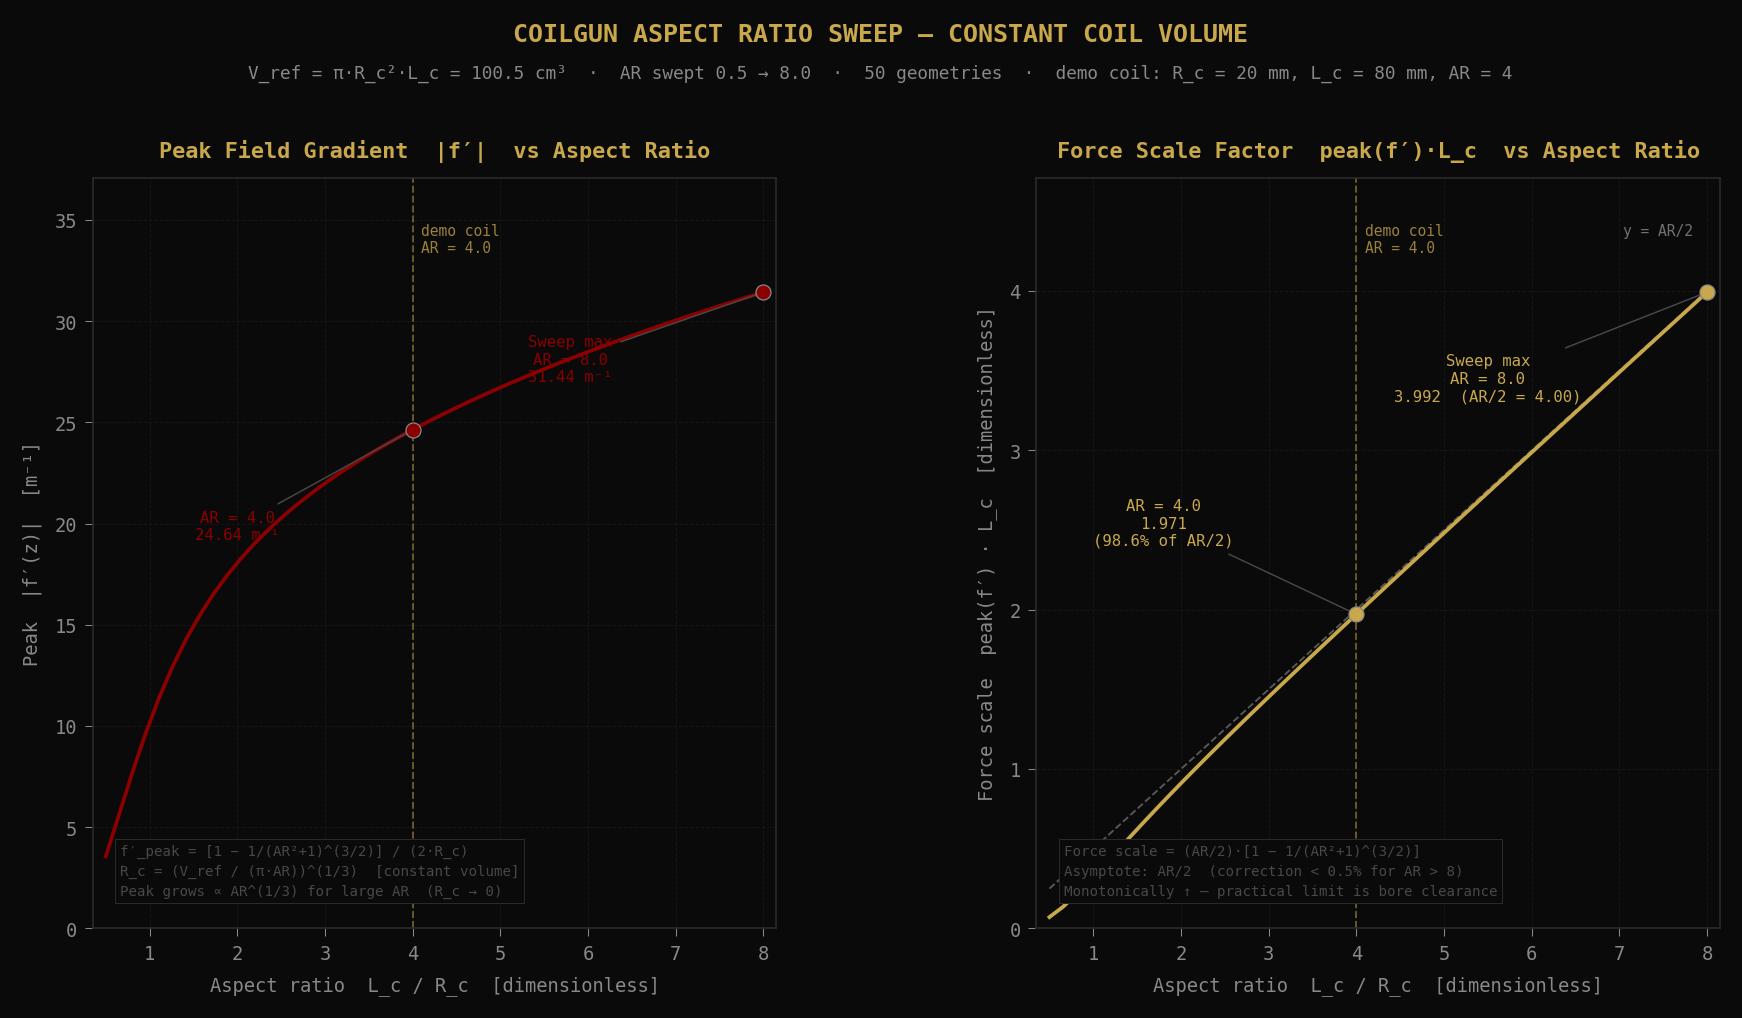

The Python source for this figure:
"""
Module:       coilgun_aspect_sweep.py
Purpose:      Phase 1 extension — constant-volume aspect ratio sweep.
              Sweeps AR = L_c/R_c from 0.5 to 8.0 (50 points) while holding
              V_ref = π·R_c²·L_c constant at the Phase 1 demo coil volume.
              Computes peak |f′| and force scale factor peak(f′)·L_c for each
              geometry, identifies the optimal ratio, and saves a 2-panel
              Neo-Classical figure.
Author:       Rizky Meilandi Saputra
Repository:   github.com/kiki007-lab/hybrid-architect-lab
Project:      Project 4 — Magnetic Linear Accelerator Simulation
Dependencies: coilgun_field_model (Phase 1), numpy, matplotlib
Python:       3.10+

Key result
──────────
Both peak |f′| and the force scale factor peak(f′)·L_c are MONOTONICALLY
INCREASING functions of AR = L_c/R_c over all AR > 0, at constant coil
volume. The force scale approaches the analytical asymptote AR/2 from below
and is already within 0.5% of it at AR = 8.

Engineering implication: for a fixed amount of winding material (fixed coil
volume), a longer, narrower coil always produces a larger force scale per unit
volume. The practical optimum is therefore set by external constraints — bore
clearance (R_c must give adequate mechanical clearance around the projectile)
and wire gauge limits on achievable turns density n — not by any geometric
maximum within this sweep range.

Derivation of closed-form expressions
──────────────────────────────────────
At constant volume V, for aspect ratio AR = L_c/R_c:

    R_c = (V / (π·AR))^(1/3)
    L_c = AR·R_c

Peak |f′| is at z = −L_c/2 (coil entry edge; analytically proven as the
global maximum of field_gradient for all valid CoilGeometry). At that z:

    f′_peak = (R_c²/2) · [1/R_c³ − 1/(L_c² + R_c²)^(3/2)]
            = [1 − 1/(AR²+1)^(3/2)] / (2·R_c)

Force scale factor:

    peak(f′)·L_c = (AR/2)·[1 − 1/(AR²+1)^(3/2)]

    → AR/2  asymptotically as AR → ∞
    (correction term decays as 1/(AR²+1)^(3/2) → 0)
"""

import math
import os
import sys
import argparse

import numpy as np
import matplotlib
matplotlib.use('Agg')   # non-interactive backend — safe for both scripts and pipelines
import matplotlib.pyplot as plt
from matplotlib.transforms import blended_transform_factory

# coilgun_field_model.py is a sibling module in the same directory.
# Adding the script's own directory to sys.path handles both direct execution
# and invocation from a different working directory.
_SCRIPT_DIR = os.path.dirname(os.path.abspath(__file__))
if _SCRIPT_DIR not in sys.path:
    sys.path.insert(0, _SCRIPT_DIR)

from coilgun_field_model import CoilGeometry, field_gradient


# ═══════════════════════════════════════════════════════════════════════════════
# REFERENCE GEOMETRY AND SWEEP PARAMETERS
# ═══════════════════════════════════════════════════════════════════════════════

# Phase 1 demo coil — held fixed as the volume reference for the sweep
DEMO_R_C: float = 0.020   # m  (20 mm bore radius)
DEMO_L_C: float = 0.080   # m  (80 mm winding length)
DEMO_AR:  float = DEMO_L_C / DEMO_R_C   # = 4.0

V_REF: float = math.pi * DEMO_R_C**2 * DEMO_L_C
# π·R_c²·L_c = π × 4×10⁻⁴ × 0.080 ≈ 1.005×10⁻⁴ m³ ≈ 100.5 cm³
# Every geometry in the sweep has exactly this coil zone volume.

AR_MIN:   float = 0.5
AR_MAX:   float = 8.0
N_POINTS: int   = 50

FIGURE_WIDTH_IN:     float = 14.0
FIGURE_HEIGHT_IN:    float = 6.5
OUTPUT_DPI:          int   = 150
DEFAULT_OUTPUT_PATH: str   = r"C:\Users\HP\Downloads\coilgun_aspect_sweep.png"


# ═══════════════════════════════════════════════════════════════════════════════
# NEO-CLASSICAL PALETTE  — mirrored exactly from Phase 1, no divergence
# ═══════════════════════════════════════════════════════════════════════════════

NC_BACKGROUND: str = "#0a0a0a"
NC_GRID:       str = "#1a1a1a"
NC_SPINE:      str = "#2a2a2a"
NC_TICK:       str = "#888888"
NC_EDGE_MARK:  str = "#404040"
NC_F:          str = "#8b0000"   # deep red   — peak |f′|
NC_FPRIME:     str = "#c9a84c"   # gold       — force scale factor
NC_PRODUCT:    str = "#d8d8d8"   # near-white — asymptote overlay
NC_TITLE:      str = "#c9a84c"
NC_FORMULA:    str = "#484848"


# ═══════════════════════════════════════════════════════════════════════════════
# SWEEP COMPUTATION
# ═══════════════════════════════════════════════════════════════════════════════

def run_aspect_sweep(
    ar_values: np.ndarray,
    V_ref:     float,
) -> tuple[np.ndarray, np.ndarray, np.ndarray, np.ndarray]:
    """
    Sweep AR = L_c/R_c at constant coil volume V_ref = π·R_c²·L_c.

    For each AR the constraint system gives:
        R_c = (V_ref / (π·AR))^(1/3)
        L_c = AR · R_c

    Peak |f′| is evaluated exactly at z = −L_c/2 via a single field_gradient
    call per geometry — no z-grid scan needed. This is valid because the global
    maximum of field_gradient is analytically at the coil entry edge z = −L_c/2:
    at that point z_plus = 0, which maximises the first bracket term in f′(z).
    Any deviation from z = −L_c/2 reduces both terms simultaneously, lowering
    the result. This holds for all AR > 0.

    Parameters
    ──────────
    ar_values : ndarray
        Aspect ratio values to sweep [dimensionless].
    V_ref : float
        Reference coil volume [m³]. Held constant across the sweep.

    Returns
    ───────
    R_c_arr  : ndarray  inner bore radii [m]
    L_c_arr  : ndarray  winding lengths [m]
    fp_arr   : ndarray  peak |f′| values [m⁻¹]
    fs_arr   : ndarray  force scale = peak(f′)·L_c [dimensionless]
    """
    R_c_arr = np.empty_like(ar_values)
    L_c_arr = np.empty_like(ar_values)
    fp_arr  = np.empty_like(ar_values)
    fs_arr  = np.empty_like(ar_values)

    for i, ar in enumerate(ar_values):
        R_c = (V_ref / (math.pi * ar)) ** (1.0 / 3.0)
        L_c = ar * R_c
        coil = CoilGeometry(
            radius_m        = R_c,
            length_m        = L_c,
            turns_per_meter = 2000.0,   # n not used by field_gradient; set for completeness
        )

        # z = −L_c/2 → z_plus = 0 → term_plus = 1/R_c³ (global max of gradient)
        fp_peak = float(field_gradient(-L_c / 2.0, coil))

        R_c_arr[i] = R_c
        L_c_arr[i] = L_c
        fp_arr[i]  = fp_peak
        fs_arr[i]  = fp_peak * L_c

    return R_c_arr, L_c_arr, fp_arr, fs_arr


# ═══════════════════════════════════════════════════════════════════════════════
# RENDERING
# ═══════════════════════════════════════════════════════════════════════════════

def render_sweep(
    ar_values: np.ndarray,
    R_c_arr:   np.ndarray,
    L_c_arr:   np.ndarray,
    fp_arr:    np.ndarray,
    fs_arr:    np.ndarray,
    output_path: str,
    output_dpi:  int,
) -> None:
    """
    2-panel Neo-Classical figure for the aspect ratio sweep.

    Panel 1 — Peak |f′| [m⁻¹] vs AR.
      Shows how the maximum field gradient grows as the coil narrows at
      constant volume. Grows roughly as AR^(1/3) for large AR (dominated
      by the shrinking R_c in the denominator).

    Panel 2 — Force scale factor peak(f′)·L_c vs AR.
      The dimensionless quantity that directly governs projectile impulse
      for fixed n and I. Approaches the asymptote AR/2 from below; shown
      overlaid as a dashed near-white line. Both the demo coil and the
      sweep maximum are annotated with their exact values.
    """
    # ── reference values at the demo coil geometry ────────────────────────────
    _demo_coil = CoilGeometry(DEMO_R_C, DEMO_L_C, 2000.0)
    demo_fp    = float(field_gradient(-DEMO_L_C / 2.0, _demo_coil))
    demo_fs    = demo_fp * DEMO_L_C

    # ── sweep maximum — both metrics are monotonically increasing ─────────────
    opt_idx = int(np.argmax(fs_arr))   # always the last point (AR_MAX)
    opt_ar  = ar_values[opt_idx]
    opt_fp  = fp_arr[opt_idx]
    opt_fs  = fs_arr[opt_idx]

    # asymptote for force scale: y = AR/2
    asymptote = ar_values / 2.0

    # ── global style ──────────────────────────────────────────────────────────
    plt.rcParams.update({
        "font.family":       "monospace",
        "font.size":         9,
        "axes.facecolor":    NC_BACKGROUND,
        "figure.facecolor":  NC_BACKGROUND,
        "text.color":        NC_TICK,
        "axes.labelcolor":   NC_TICK,
        "xtick.color":       NC_TICK,
        "ytick.color":       NC_TICK,
        "xtick.major.size":  4,
        "ytick.major.size":  4,
        "xtick.major.width": 0.5,
        "ytick.major.width": 0.5,
    })

    fig, (ax1, ax2) = plt.subplots(
        1, 2,
        figsize=(FIGURE_WIDTH_IN, FIGURE_HEIGHT_IN),
        gridspec_kw={"wspace": 0.38},
    )
    fig.patch.set_facecolor(NC_BACKGROUND)

    # ── shared helpers ────────────────────────────────────────────────────────

    def _style(ax, ylabel: str) -> None:
        ax.set_facecolor(NC_BACKGROUND)
        for sp in ax.spines.values():
            sp.set_color(NC_SPINE)
        ax.tick_params(colors=NC_TICK, length=4, width=0.5)
        ax.grid(True, color=NC_GRID, linewidth=0.5, linestyle="--", alpha=0.7)
        ax.set_xlabel("Aspect ratio  L_c / R_c  [dimensionless]",
                      color=NC_TICK, fontsize=9, labelpad=6)
        ax.set_ylabel(ylabel, color=NC_TICK, fontsize=9, labelpad=6)
        ax.set_xlim(AR_MIN - 0.15, AR_MAX + 0.15)

    def _mark_demo(ax, y_demo: float, y_offset_frac: float = 0.06) -> None:
        """Vertical dashed gold line at the demo coil AR with label above."""
        ax.axvline(x=DEMO_AR, color=NC_FPRIME, linewidth=0.9,
                   linestyle="--", alpha=0.50, zorder=2)
        trans = blended_transform_factory(ax.transData, ax.transAxes)
        ax.text(DEMO_AR + 0.10, 1.0 - y_offset_frac,
                f"demo coil\nAR = {DEMO_AR:.1f}",
                transform=trans, fontsize=7.0, color=NC_FPRIME,
                va="top", ha="left", alpha=0.75)

    def _formula_box(ax, lines: str) -> None:
        ax.text(0.04, 0.04, lines,
                transform=ax.transAxes,
                fontsize=6.8, color=NC_FORMULA,
                va="bottom", ha="left", linespacing=1.55,
                bbox=dict(boxstyle="square,pad=0.35",
                          facecolor=NC_BACKGROUND,
                          edgecolor=NC_SPINE,
                          linewidth=0.5))

    # ═════════════════════════════════════════════════════════════════════════
    # PANEL 1 — Peak |f′(z)|  [m⁻¹]
    # ═════════════════════════════════════════════════════════════════════════
    _style(ax1, "Peak  |f′(z)|  [m⁻¹]")
    ax1.set_ylim(0, fp_arr.max() * 1.18)

    ax1.plot(ar_values, fp_arr, color=NC_F, linewidth=1.8, zorder=3)
    _mark_demo(ax1, demo_fp)

    # demo coil dot
    ax1.scatter([DEMO_AR], [demo_fp], color=NC_F, s=52, zorder=5,
                edgecolors=NC_TICK, linewidths=0.6)
    ax1.annotate(
        f"AR = {DEMO_AR:.1f}\n{demo_fp:.2f} m⁻¹",
        xy=(DEMO_AR, demo_fp),
        xytext=(DEMO_AR - 2.0, demo_fp * 0.78),
        fontsize=7.5, color=NC_F, ha="center",
        arrowprops=dict(arrowstyle="-", color=NC_FORMULA, lw=0.7),
    )

    # sweep maximum dot and label
    ax1.scatter([opt_ar], [opt_fp], color=NC_F, s=52, zorder=5,
                edgecolors=NC_TICK, linewidths=0.6)
    ax1.annotate(
        f"Sweep max\nAR = {opt_ar:.1f}\n{opt_fp:.2f} m⁻¹",
        xy=(opt_ar, opt_fp),
        xytext=(opt_ar - 2.2, opt_fp * 0.86),
        fontsize=7.5, color=NC_F, ha="center",
        arrowprops=dict(arrowstyle="-", color=NC_FORMULA, lw=0.7),
    )

    ax1.set_title("Peak Field Gradient  |f′|  vs Aspect Ratio",
                  color=NC_TITLE, fontsize=10.5, fontweight="bold", pad=10)

    _formula_box(ax1,
        "f′_peak = [1 − 1/(AR²+1)^(3/2)] / (2·R_c)\n"
        "R_c = (V_ref / (π·AR))^(1/3)  [constant volume]\n"
        "Peak grows ∝ AR^(1/3) for large AR  (R_c → 0)")

    # ═════════════════════════════════════════════════════════════════════════
    # PANEL 2 — Force scale factor  peak(f′)·L_c  [dimensionless]
    # ═════════════════════════════════════════════════════════════════════════
    _style(ax2, "Force scale  peak(f′) · L_c  [dimensionless]")
    ax2.set_ylim(0, fs_arr.max() * 1.18)

    # Asymptote overlay: y = AR/2
    ax2.plot(ar_values, asymptote, color=NC_PRODUCT, linewidth=0.9,
             linestyle="--", alpha=0.38, zorder=2)
    ax2.text(0.96, 0.94, "y = AR/2",
             transform=ax2.transAxes, fontsize=7.0,
             color=NC_PRODUCT, alpha=0.50, ha="right", va="top")

    ax2.plot(ar_values, fs_arr, color=NC_FPRIME, linewidth=1.8, zorder=3)
    _mark_demo(ax2, demo_fs)

    # demo coil dot
    ax2.scatter([DEMO_AR], [demo_fs], color=NC_FPRIME, s=52, zorder=5,
                edgecolors=NC_TICK, linewidths=0.6)
    ax2.annotate(
        f"AR = {DEMO_AR:.1f}\n{demo_fs:.3f}\n({demo_fs / (DEMO_AR/2)*100:.1f}% of AR/2)",
        xy=(DEMO_AR, demo_fs),
        xytext=(DEMO_AR - 2.2, demo_fs * 1.22),
        fontsize=7.5, color=NC_FPRIME, ha="center",
        arrowprops=dict(arrowstyle="-", color=NC_FORMULA, lw=0.7),
    )

    # sweep maximum
    ax2.scatter([opt_ar], [opt_fs], color=NC_FPRIME, s=52, zorder=5,
                edgecolors=NC_TICK, linewidths=0.6)
    ax2.annotate(
        f"Sweep max\nAR = {opt_ar:.1f}\n{opt_fs:.3f}  (AR/2 = {opt_ar/2:.2f})",
        xy=(opt_ar, opt_fs),
        xytext=(opt_ar - 2.5, opt_fs * 0.83),
        fontsize=7.5, color=NC_FPRIME, ha="center",
        arrowprops=dict(arrowstyle="-", color=NC_FORMULA, lw=0.7),
    )

    ax2.set_title("Force Scale Factor  peak(f′)·L_c  vs Aspect Ratio",
                  color=NC_TITLE, fontsize=10.5, fontweight="bold", pad=10)

    _formula_box(ax2,
        "Force scale = (AR/2)·[1 − 1/(AR²+1)^(3/2)]\n"
        "Asymptote: AR/2  (correction < 0.5% for AR > 8)\n"
        "Monotonically ↑ — practical limit is bore clearance")

    # ── figure-level title and parameter line ─────────────────────────────────
    fig.suptitle(
        "COILGUN ASPECT RATIO SWEEP — CONSTANT COIL VOLUME",
        color=NC_TITLE, fontsize=12, fontweight="bold", y=1.04,
    )
    fig.text(
        0.5, 0.997,
        (f"V_ref = π·R_c²·L_c = {V_REF * 1e6:.1f} cm³  ·  "
         f"AR swept {AR_MIN} → {AR_MAX}  ·  {N_POINTS} geometries  ·  "
         f"demo coil: R_c = {DEMO_R_C*1e3:.0f} mm, "
         f"L_c = {DEMO_L_C*1e3:.0f} mm, AR = {DEMO_AR:.0f}"),
        ha="center", va="top", color=NC_TICK, fontsize=8.5,
    )

    # ── save ──────────────────────────────────────────────────────────────────
    out_dir = os.path.dirname(output_path)
    if out_dir:
        os.makedirs(out_dir, exist_ok=True)

    plt.savefig(output_path, dpi=output_dpi, bbox_inches="tight",
                pad_inches=0.15, facecolor=NC_BACKGROUND)
    plt.close(fig)

    print(f"  [render]      → {output_path}")
    print(f"  [render]      {FIGURE_WIDTH_IN:.0f} × {FIGURE_HEIGHT_IN:.1f} in  "
          f"at {output_dpi} DPI")


# ═══════════════════════════════════════════════════════════════════════════════
# CLI
# ═══════════════════════════════════════════════════════════════════════════════

def parse_arguments() -> argparse.Namespace:
    parser = argparse.ArgumentParser(
        description="Coilgun Phase 1 extension: constant-volume aspect ratio sweep.",
        formatter_class=argparse.RawDescriptionHelpFormatter,
        epilog='Example: python coilgun_aspect_sweep.py --output "D:\\renders\\sweep.png"',
    )
    parser.add_argument(
        "--output", type=str, default=DEFAULT_OUTPUT_PATH,
        help=f"Full path for output PNG. Default: {DEFAULT_OUTPUT_PATH}",
    )
    return parser.parse_args()


# ═══════════════════════════════════════════════════════════════════════════════
# ENTRY POINT
# ═══════════════════════════════════════════════════════════════════════════════

def main() -> None:
    """
    Orchestrate the constant-volume aspect ratio sweep:
      1. Compute peak |f′| and force scale for 50 AR values
      2. Print a structured results table
      3. Render and save the 2-panel Neo-Classical figure
    """
    args = parse_arguments()

    print()
    print("  ╔════════════════════════════════════════════════════════════╗")
    print("  ║   COILGUN SIMULATION — ASPECT RATIO SWEEP                 ║")
    print("  ║   Phase 1 Extension  |  constant-volume geometry study    ║")
    print("  ╚════════════════════════════════════════════════════════════╝")
    print()
    print(f"  [reference]  Demo coil: R_c = {DEMO_R_C*1e3:.1f} mm  "
          f"| L_c = {DEMO_L_C*1e3:.1f} mm  | AR = {DEMO_AR:.1f}")
    print(f"  [reference]  V_ref = π·R_c²·L_c = {V_REF * 1e6:.2f} cm³  "
          f"(held constant across all {N_POINTS} geometries)")
    print(f"  [sweep]      AR from {AR_MIN} to {AR_MAX}  |  {N_POINTS} points")
    print(f"  [output]     {args.output}")
    print()

    # ── run sweep ─────────────────────────────────────────────────────────────
    ar_values = np.linspace(AR_MIN, AR_MAX, N_POINTS)
    R_c_arr, L_c_arr, fp_arr, fs_arr = run_aspect_sweep(ar_values, V_REF)

    # ── print results table ───────────────────────────────────────────────────
    print("  [results]    Selected sweep points:")
    print(f"  {'AR':>6}  {'R_c [mm]':>10}  {'L_c [mm]':>10}  "
          f"{'peak |f′| [m⁻¹]':>17}  {'force scale':>12}")
    print(f"  {'─'*6}  {'─'*10}  {'─'*10}  {'─'*17}  {'─'*12}")

    sample_indices = [0, 9, 19, 29, 39, 49]   # AR ≈ 0.5, 2.0, 3.5, 5.0, 6.5, 8.0
    for i in sample_indices:
        ar   = ar_values[i]
        R_c  = R_c_arr[i]
        L_c  = L_c_arr[i]
        fp   = fp_arr[i]
        fs   = fs_arr[i]
        marker = " ← demo" if abs(ar - DEMO_AR) < 0.15 else ""
        print(f"  {ar:>6.2f}  {R_c*1e3:>10.2f}  {L_c*1e3:>10.2f}  "
              f"{fp:>17.4f}  {fs:>12.4f}{marker}")

    # ── identify optimal (sweep maximum) ──────────────────────────────────────
    opt_idx = int(np.argmax(fs_arr))
    opt_ar  = ar_values[opt_idx]
    opt_fp  = fp_arr[opt_idx]
    opt_fs  = fs_arr[opt_idx]

    _demo_coil = CoilGeometry(DEMO_R_C, DEMO_L_C, 2000.0)
    demo_fp    = float(field_gradient(-DEMO_L_C / 2.0, _demo_coil))
    demo_fs    = demo_fp * DEMO_L_C

    print()
    print(f"  [analysis]   Force scale is MONOTONICALLY INCREASING over sweep range.")
    print(f"  [analysis]   Optimal in sweep: AR = {opt_ar:.2f}  "
          f"(force scale = {opt_fs:.4f},  asymptote AR/2 = {opt_ar/2:.4f})")
    print(f"  [analysis]   Demo coil (AR = {DEMO_AR:.1f}): "
          f"force scale = {demo_fs:.4f}  "
          f"({demo_fs/(opt_ar/2)*100:.1f}% of asymptote at sweep max)")
    print(f"  [analysis]   Asymptote convergence at AR = {opt_ar:.1f}: "
          f"{opt_fs/(opt_ar/2)*100:.2f}% of AR/2")
    print()
    print("  [insight]    Longer/narrower coil always improves force scale at fixed")
    print("               volume. Real optimum is set by bore clearance and wire gauge,")
    print("               not by any internal geometric maximum in this range.")
    print()

    # ── render ────────────────────────────────────────────────────────────────
    print("  [render]     generating 2-panel Neo-Classical figure...")
    render_sweep(ar_values, R_c_arr, L_c_arr, fp_arr, fs_arr,
                 args.output, OUTPUT_DPI)

    print()
    print("  [done]       Phase 1 extension complete.")
    print()


if __name__ == "__main__":
    main()
